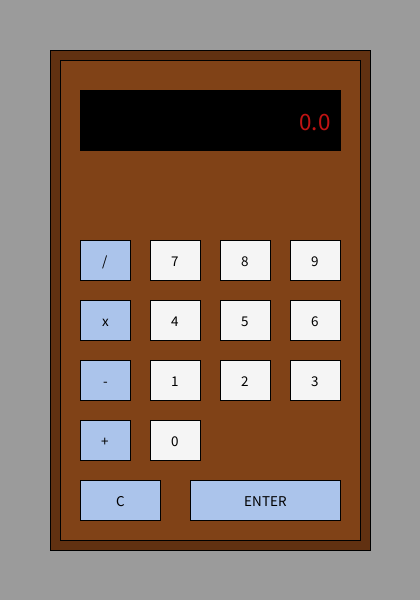
Frame 1 (no input)
Frame 60 (the mouse pressed at the canvas centre just before this capture): identical to frame 1, image omitted
Frame 120 (the mouse held since frame 60 and released just before this capture): identical to frame 1, image omitted

The Processing sketch that drew this single still picture (run headless with seeded random() and noise(); from frame 60 on, the mouse is pressed at the canvas centre):

// Processing sketch: Calculator
// ── Calculator.pde
Button [] numButtons = new Button [10];
Button [] opButtons = new Button [6];
String displayVal = "0.0";

void setup() {
  size(420, 600);
  numButtons[0] = new Button(150, 420, 50, 40, "0", true, false);
  numButtons[1] = new Button(150, 360, 50, 40, "1", true, false);
  numButtons[2] = new Button(220, 360, 50, 40, "2", true, false);
  numButtons[3] = new Button(290, 360, 50, 40, "3", true, false);
  numButtons[4] = new Button(150, 300, 50, 40, "4", true, false);
  numButtons[5] = new Button(220, 300, 50, 40, "5", true, false);
  numButtons[6] = new Button(290, 300, 50, 40, "6", true, false);
  numButtons[7] = new Button(150, 240, 50, 40, "7", true, false);
  numButtons[8] = new Button(220, 240, 50, 40, "8", true, false);
  numButtons[9] = new Button(290, 240, 50, 40, "9", true, false);

  opButtons[0] = new Button(80, 480, 80, 40, "C", false, false);
  opButtons[1] = new Button(190, 480, 150, 40, "ENTER", false, false);
  opButtons[2] = new Button(80, 420, 50, 40, "+", false, false);
  opButtons[3] = new Button(80, 360, 50, 40, "-", false, false);
  opButtons[4] = new Button(80, 300, 50, 40, "x", false, false);
  opButtons[5] = new Button(80, 240, 50, 40, "/", false, false);
  
}

void draw() {
  background(155);
  fill(#613111);
  rect(50, 50, 320, 500);
  fill(#804217);
  rect(60, 60, 300, 480);
  fill(0);
  rect(80, 90, 260, 60);
  for (int i = 0; i < numButtons.length; i++) {
    numButtons[i].display();
    numButtons[i].hover();
  }
  for (int i = 0; i < opButtons.length; i++) {
    opButtons[i].display();
    opButtons[i].hover();
  }
  updateDisplay();
}

void mousePressed() {
  for (int i = 0; i <numButtons.length; i++) {
    if (numButtons[i].hover == true) {
      displayVal += numButtons[i].val;
    }
  }
}

void updateDisplay() {
  fill(0);
  rect(80, 90, 260, 60);
  textSize(25);
  textAlign(RIGHT);
  fill(191, 19, 19);
  text(displayVal, 330, 130);
}

void performCalculation() {
}

// ── Button.pde
class Button {
  // Member Variables
  int x, y, w, h;
  color c1, c2, c3, c4, c5, c6;
  String val;
  boolean hover;
  boolean isNumber, isOp;

  // Constructor
  Button(int tempX, int tempY, int tempW, int tempH, String tempVal, boolean isNumber, boolean isOp) {
    x = tempX;
    y = tempY;
    w = tempW;
    h = tempH;
    c1 = #f5f5f5;
    c2 = #d9d9d9;
    c3 = #abc4eb;
    c4 = #8da9d6;
    c5 = #616161;
    c6 = #404040;
    val = tempVal;
    hover = false;
    this.isNumber = isNumber;
    this.isOp = isOp;
  }

  // Display Method
  void display() {
    if (isNumber == true && isOp == false) {
      if (hover) {
        fill(c2);
      } else {
        fill(c1);
      }
    } 
    if (isNumber == false && isOp == false) {
      if (hover) {
        fill(c4);
      } else {
        fill(c3);
      }
    }
    if (isNumber ==false && isOp == true) {
      if (hover) {
        fill(c6);
      } else {
        fill(c5);
      }
    }


    rect(x, y, w, h);
    fill(0);
    textSize(15);
    textAlign(CENTER);
    text(val, x+w/2, y+26);
  }

  // Hover Method
  void hover() {
    hover = (mouseX<x+w && mouseX>x && mouseY<y+h && mouseY>y);
  }
}
